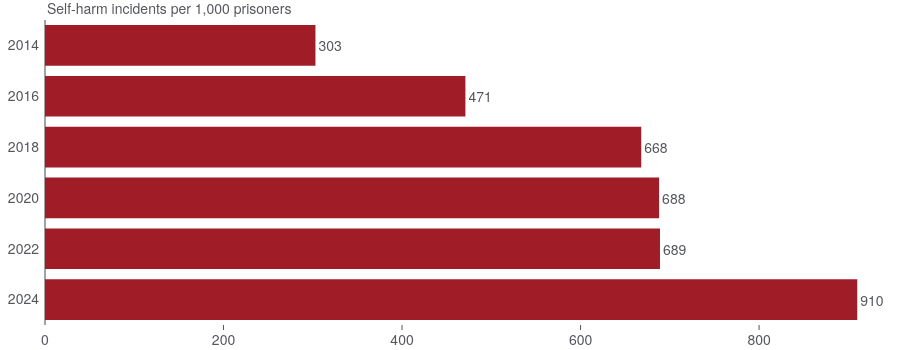

The cell this chart's notebook holds for it:
### Code cell
fig = plotly_self_harm.prepare_chart()
fig

### Figure 1 — Plotly figure (JSON) as saved in the notebook; plotly's stock layout.template omitted (floating-point values rounded to 4 significant figures)
{"data": [{"hovertemplate": "%{text:,.0f} incidents<extra></extra>", "orientation": "h", "text": [25840.0, 40160.0, 55620.0, 54960.0, 55430.0, 79030.0], "textposition": "outside", "texttemplate": "%{x:,.0f}", "type": "bar", "x": [303, 471, 668, 688, 689, 910], "y": [2014, 2016, 2018, 2020, 2022, 2024]}], "layout": {"annotations": [{"font": {"size": 14}, "showarrow": false, "text": "Self-harm incidents per 1,000 prisoners", "x": 0, "xanchor": "left", "xref": "paper", "y": 1, "yanchor": "bottom", "yref": "paper"}], "height": 350, "margin": {"l": 45, "r": 0}, "xaxis": {"dtick": 200, "tickformat": ",.0f", "ticks": "inside"}, "yaxis": {"autorange": "reversed", "type": "category"}}}
